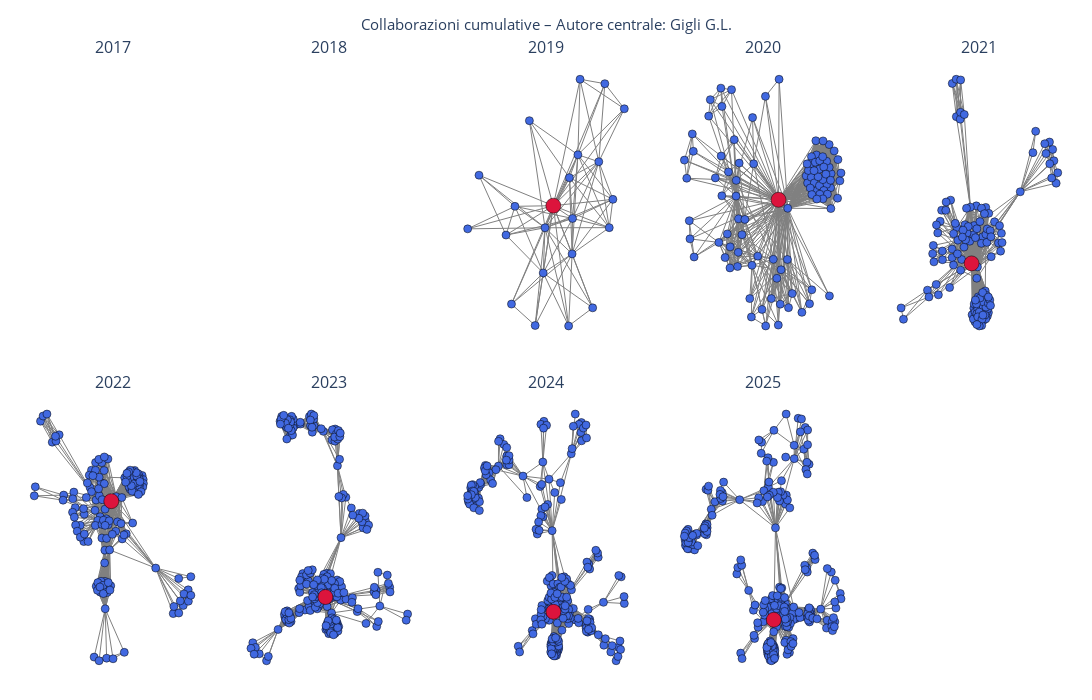

This figure's notebook cell:
### Markdown cell above
### Terzo grafo: 
collaborazioni con l'autore più centrale di tutti gli anni (2017-2025)

### Code cell
import networkx as nx
import plotly.graph_objects as go
from plotly.subplots import make_subplots

# ============================================================
# GRAFO TOTALE E AUTORE CENTRALE
# ============================================================
G_totale = nx.compose_all(grafi_per_anno.values())
central_author = max(G_totale.degree, key=lambda x: x[1])[0]

# ============================================================
# GRAFI CUMULATIVI
# ============================================================
grafi_cumulativi = {}
G_cum = nx.Graph()

for anno in sorted(grafi_per_anno):
    G_cum = nx.compose(G_cum, grafi_per_anno[anno])
    grafi_cumulativi[anno] = G_cum.copy()

# ============================================================
# LAYOUT (centrale fisso + normalizzazione)
# ============================================================
def compute_layout(G, central):
    pos = nx.spring_layout(
        G,
        seed=42,
        pos={central: (0, 0)},
        fixed=[central],
        k=0.5,
        iterations=200
    )

    xs, ys = zip(*pos.values())
    min_x, max_x = min(xs), max(xs)
    min_y, max_y = min(ys), max(ys)

    for n, (x, y) in pos.items():
        pos[n] = (
            -1.1 + 2.2 * (x - min_x) / (max_x - min_x) if max_x > min_x else 0,
            -1.1 + 2.2 * (y - min_y) / (max_y - min_y) if max_y > min_y else 0
        )
    return pos

# ============================================================
# FUNZIONE PLOT
# ============================================================
def plot_graph(G, pos, central):
    edge_x, edge_y = [], []
    for u, v in G.edges():
        edge_x += [pos[u][0], pos[v][0], None]
        edge_y += [pos[u][1], pos[v][1], None]

    edge = go.Scatter(
        x=edge_x, y=edge_y,
        mode="lines",
        line=dict(width=1, color="gray"),
        hoverinfo="none",
        showlegend=False
    )

    node_x, node_y, text = [], [], []
    for n in G.nodes():
        if n == central:
            continue
        node_x.append(pos[n][0])
        node_y.append(pos[n][1])
        text.append(f"{n}<br>Collaborazioni: {G.degree(n)}")

    nodes = go.Scatter(
        x=node_x, y=node_y,
        mode="markers",
        hoverinfo="text",
        text=text,
        marker=dict(size=8, color="royalblue", line=dict(width=0.5, color="black")),
        showlegend=False
    )

    x_c, y_c = pos[central]
    central_node = go.Scatter(
        x=[x_c], y=[y_c],
        mode="markers",
        hoverinfo="text",
        text=[f"{central}<br>Collaborazioni: {G.degree(central)}"],
        marker=dict(size=15, color="crimson", line=dict(width=0.5, color="black")),
        showlegend=False
    )

    return edge, nodes, central_node

# ============================================================
# SUBPLOT STATICO (2 x N)
# ============================================================
anni = sorted(grafi_cumulativi)
cols = min(5, len(anni))
rows = (len(anni) + cols - 1) // cols

fig = make_subplots(
    rows=rows,
    cols=cols,
    subplot_titles=[
        f"{a}" for a in anni
    ],
    horizontal_spacing=0.03,
    vertical_spacing=0.08
)

for i, anno in enumerate(anni):
    G = grafi_cumulativi[anno]

    if central_author not in G:
        continue

    nodes_cc = nx.node_connected_component(G, central_author)
    G_sub = G.subgraph(nodes_cc).copy()
    pos = compute_layout(G_sub, central_author)

    edge, nodes, central = plot_graph(G_sub, pos, central_author)

    r = i // cols + 1
    c = i % cols + 1

    fig.add_traces([edge, nodes, central], rows=r, cols=c)

# ============================================================
# LAYOUT FINALE
# ============================================================
fig.update_layout(
    height=350 * rows,
    width=300 * cols,
    paper_bgcolor="white",
    plot_bgcolor="white",
    font=dict(size=11),
    title=f"Collaborazioni cumulative – Autore centrale: {central_author}",
    title_x=0.5,
    margin=dict(l=20, r=20, t=60, b=20)
)

for r in range(1, rows + 1):
    for c in range(1, cols + 1):
        fig.update_xaxes(visible=False, row=r, col=c)
        fig.update_yaxes(visible=False, row=r, col=c)

fig.show()

### Figure 1 — Plotly figure (JSON) as saved in the notebook; plotly's stock layout.template omitted (floating-point values rounded to 4 significant figures; data arrays with more than 128 entries replaced by an {"elided": "..."} marker saying what was removed)
{"data": [{"hoverinfo": "none", "line": {"color": "gray", "width": 1}, "mode": "lines", "showlegend": false, "type": "scatter", "x": {"elided": "270 float values"}, "xaxis": "x3", "y": {"elided": "270 float values"}, "yaxis": "y3"}, {"hoverinfo": "text", "marker": {"color": "royalblue", "line": {"color": "black", "width": 0.5}, "size": 8}, "mode": "markers", "showlegend": false, "text": ["Bax F.<br>Collaborazioni: 5", "André-Obadia N.<br>Collaborazioni: 5", "Pellitteri G.<br>Collaborazioni: 3", "Valente M.<br>Collaborazioni: 18", "Fabris M.<br>Collaborazioni: 8", "Nilo A.<br>Collaborazioni: 6", "Merlino G.<br>Collaborazioni: 10", "Smeralda C.<br>Collaborazioni: 4", "Serafini A.<br>Collaborazioni: 5", "Bernardini A.<br>Collaborazioni: 11", "Vogrig A.<br>Collaborazioni: 12", "Rheims S.<br>Collaborazioni: 5", "Corazza E.<br>Collaborazioni: 13", "Segatti S.<br>Collaborazioni: 8", "Lorenzut S.<br>Collaborazioni: 5", "Honnorat J.<br>Collaborazioni: 11", "Bastien B.<br>Collaborazioni: 5", "Cargnelutti D.<br>Collaborazioni: 5", "de Biase S.<br>Collaborazioni: 7", "Marini A.<br>Collaborazioni: 9", "Romano G.<br>Collaborazioni: 4"], "type": "scatter", "x": [-0.4849, 1.1, -1.1, -0.0136, 0.9394, -0.5616, -0.03906, -0.233, -0.1521, 0.3726, 0.4481, 0.4784, 0.3666, 0.8885, 0.6556, 0.7415, 0.8263, 0.3176, -0.4359, 0.3288, -0.9412], "xaxis": "x3", "y": [-0.905, 0.8369, -0.2341, -0.2245, 0.02879, -0.2893, -0.6274, 0.7306, -1.096, -0.1414, 0.4264, 1.1, -0.4573, -0.2234, -0.9385, 0.3646, 1.061, -1.1, -0.03349, 0.2223, 0.2445], "yaxis": "y3"}, {"hoverinfo": "text", "marker": {"color": "crimson", "line": {"color": "black", "width": 0.5}, "size": 15}, "mode": "markers", "showlegend": false, "text": ["Gigli G.L.<br>Collaborazioni: 21"], "type": "scatter", "x": [0.1029], "xaxis": "x3", "y": [-0.02747], "yaxis": "y3"}, {"hoverinfo": "none", "line": {"color": "gray", "width": 1}, "mode": "lines", "showlegend": false, "type": "scatter", "x": {"elided": "3717 float values"}, "xaxis": "x4", "y": {"elided": "3717 float values"}, "yaxis": "y4"}, {"hoverinfo": "text", "marker": {"color": "royalblue", "line": {"color": "black", "width": 0.5}, "size": 8}, "mode": "markers", "showlegend": false, "text": ["de Biase S.<br>Collaborazioni: 7", "Pellitteri G.<br>Collaborazioni: 4", "Valente M.<br>Collaborazioni: 84", "Merlino G.<br>Collaborazioni: 20", "Bax F.<br>Collaborazioni: 8", "Serafini A.<br>Collaborazioni: 5", "Corazza E.<br>Collaborazioni: 21", "Nilo A.<br>Collaborazioni: 19", "Bernardini A.<br>Collaborazioni: 17", "Vogrig A.<br>Collaborazioni: 30", "Marini A.<br>Collaborazioni: 22", "Segatti S.<br>Collaborazioni: 14", "Fabris M.<br>Collaborazioni: 18", "Honnorat J.<br>Collaborazioni: 17", "Smeralda C.<br>Collaborazioni: 15", "Lorenzut S.<br>Collaborazioni: 18", "Cargnelutti D.<br>Collaborazioni: 5", "Romano G.<br>Collaborazioni: 4", "Bastien B.<br>Collaborazioni: 5", "André-Obadia N.<br>Collaborazioni: 5", "Rheims S.<br>Collaborazioni: 5", "Biasotto A.<br>Collaborazioni: 8", "Curcio F.<br>Collaborazioni: 18", "Miotti V.<br>Collaborazioni: 8", "Tascini C.<br>Collaborazioni: 8", "Crespel A.<br>Collaborazioni: 5", "Genton P.<br>Collaborazioni: 5", "Macorig G.<br>Collaborazioni: 5", "Gélisse P.<br>Collaborazioni: 5", "del Negro I.<br>Collaborazioni: 7", "Tereshko Y.<br>Collaborazioni: 7", "Piani A.<br>Collaborazioni: 7", "Rudakou U.<br>Collaborazioni: 43", "Futhey N.C.<br>Collaborazioni: 40", "Krohn L.<br>Collaborazioni: 43", "Ruskey J.A.<br>Collaborazioni: 43", "Heilbron K.<br>Collaborazioni: 40", "Cannon P.<br>Collaborazioni: 40", "Alam A.<br>Collaborazioni: 40", "Arnulf I.<br>Collaborazioni: 43", "Hu M.T.M.<br>Collaborazioni: 43", "Montplaisir J.Y.<br>Collaborazioni: 43", "Gagnon J.-F.<br>Collaborazioni: 43", "Désautels A.<br>Collaborazioni: 43", "Dauvilliers Y.<br>Collaborazioni: 43", "Toffoli M.<br>Collaborazioni: 43", "Högl B.<br>Collaborazioni: 43", "Stefani A.<br>Collaborazioni: 43", "Holzknecht E.<br>Collaborazioni: 40", "Šonka K.<br>Collaborazioni: 43", "Kemlink D.<br>Collaborazioni: 43", "Öertel W.<br>Collaborazioni: 43", "Janzen A.<br>Collaborazioni: 40", "Plazzi G.<br>Collaborazioni: 43", "Antelmi E.<br>Collaborazioni: 43", "Figorilli M.<br>Collaborazioni: 43", "Puligheddu M.<br>Collaborazioni: 43", "Mollenhauer B.<br>Collaborazioni: 43", "Trenkwalder C.<br>Collaborazioni: 43", "Sixel-Döring F.<br>Collaborazioni: 43", "Cochen-de Cock V.<br>Collaborazioni: 43", "Charley-Monaca C.C.<br>Collaborazioni: 43", "Heidbreder A.<br>Collaborazioni: 43", "Ferini‑Strambi L.<br>Collaborazioni: 43", "Dijkstra F.<br>Collaborazioni: 43", "Viaene M.<br>Collaborazioni: 43", "Abril B.<br>Collaborazioni: 43", "Boeve B.F.<br>Collaborazioni: 43", "Postuma R.B.<br>Collaborazioni: 43", "Rouleau G.A.<br>Collaborazioni: 43", "Gan-Or Z.<br>Collaborazioni: 43", "Leveille E.<br>Collaborazioni: 37", "Asayesh F.<br>Collaborazioni: 37", "Espay A.J.<br>Collaborazioni: 37", "Janes F.<br>Collaborazioni: 3", "Morassi M.<br>Collaborazioni: 6", "Bagatto D.<br>Collaborazioni: 6", "Cobelli M.<br>Collaborazioni: 6", "D'Agostini S.<br>Collaborazioni: 6", "Bnà C.<br>Collaborazioni: 6", "Sponza M.<br>Collaborazioni: 10", "Surcinelli A.<br>Collaborazioni: 10", "Pez S.<br>Collaborazioni: 10", "Vit A.<br>Collaborazioni: 10", "Gavrilovic V.<br>Collaborazioni: 10", "Pessa M.E.<br>Collaborazioni: 6", "Volpetti S.<br>Collaborazioni: 6", "Pegolo E.<br>Collaborazioni: 6", "Pauletto G.<br>Collaborazioni: 6", "Verriello L.<br>Collaborazioni: 6", "Dolso P.<br>Collaborazioni: 3", "Valent F.<br>Collaborazioni: 14", "Brigo F.<br>Collaborazioni: 14", "Iacono D.<br>Collaborazioni: 14", "Passadore P.<br>Collaborazioni: 14", "Rana M.<br>Collaborazioni: 14"], "type": "scatter", "x": [-0.127, 0.03844, 0.3513, 0.1489, -0.01036, 0.219, -0.1505, -0.3721, -0.291, -0.3744, -0.0689, -0.3534, -0.3401, -0.6156, 0.3468, 0.2577, -0.1816, -0.1426, -0.9634, -1.022, -1.031, -0.4816, -0.2508, -0.5737, -0.3304, -0.9887, -0.9744, -1.067, -1.1, 0.6576, 0.6893, 0.5506, 0.6105, 0.9335, 0.9528, 0.6302, 1.004, 1.057, 1.084, 0.756, 0.8974, 0.7402, 0.6845, 0.9604, 0.6823, 0.6792, 0.7386, 0.7253, 0.7463, 0.6667, 0.641, 0.7966, 0.8476, 0.8586, 0.9093, 0.9339, 0.8979, 0.8449, 0.8005, 0.8428, 0.8019, 0.6905, 0.778, 0.8449, 0.7953, 0.7603, 0.8578, 0.6229, 0.721, 0.8873, 0.9529, 1.052, 1.1, 0.9573, 0.9372, -0.7586, -0.4379, -0.5876, -0.7359, -0.5724, 0.1216, 0.1986, 0.3623, 0.2472, 0.4152, -0.3999, -0.5834, -0.6654, 0.04197, -0.1589, 0.23, -0.4574, -0.3438, -0.5287, -0.4599, -0.4975], "xaxis": "x4", "y": [0.3462, 0.9475, -0.05061, -0.5061, -0.9529, -1.092, -0.5594, 0.1984, -0.2862, 0.05824, -0.4774, -0.57, -0.144, -0.3554, -0.5069, -0.5989, -0.8561, 0.7583, -0.485, -0.3233, -0.1616, 0.274, -0.1501, 0.06032, 0.3522, 0.6123, 0.4574, 0.2174, 0.3791, -0.9024, -0.7777, -0.9789, 0.2381, 0.5177, 0.1324, 0.1752, 0.4609, 0.3835, 0.1942, 0.4247, 0.1623, 0.1028, 0.4099, 0.2584, 0.2261, 0.3471, 0.3601, 0.1757, 0.5517, 0.1301, 0.2866, 0.151, 0.5503, 0.1079, 0.07551, 0.3146, 0.3689, 0.2047, 0.373, 0.4097, 0.07488, 0.07136, 0.2304, 0.0333, 0.2981, 0.0315, 0.3173, 0.3455, 0.2846, 0.2539, 0.1991, 0.03932, 0.2642, -0.05309, -0.8321, 0.7715, 1.008, 1.021, 0.9181, 0.8575, -0.8556, -0.6755, -0.9367, -0.9057, -0.8112, 0.5615, 0.4156, 0.2204, -1.1, -1.02, 1.1, -0.3947, -0.4436, -0.49, -0.5826, -0.2792], "yaxis": "y4"}, {"hoverinfo": "text", "marker": {"color": "crimson", "line": {"color": "black", "width": 0.5}, "size": 15}, "mode": "markers", "showlegend": false, "text": ["Gigli G.L.<br>Collaborazioni: 96"], "type": "scatter", "x": [0.2222], "xaxis": "x4", "y": [0.02527], "yaxis": "y4"}, {"hoverinfo": "none", "line": {"color": "gray", "width": 1}, "mode": "lines", "showlegend": false, "type": "scatter", "x": {"elided": "4998 float values"}, "xaxis": "x5", "y": {"elided": "4998 float values"}, "yaxis": "y5"}, {"hoverinfo": "text", "marker": {"color": "royalblue", "line": {"color": "black", "width": 0.5}, "size": 8}, "mode": "markers", "showlegend": false, "text": {"elided": "132 str values"}, "type": "scatter", "x": {"elided": "132 float values"}, "xaxis": "x5", "y": {"elided": "132 float values"}, "yaxis": "y5"}, {"hoverinfo": "text", "marker": {"color": "crimson", "line": {"color": "black", "width": 0.5}, "size": 15}, "mode": "markers", "showlegend": false, "text": ["Gigli G.L.<br>Collaborazioni: 112"], "type": "scatter", "x": [-0.1107], "xaxis": "x5", "y": [-0.5422], "yaxis": "y5"}, {"hoverinfo": "none", "line": {"color": "gray", "width": 1}, "mode": "lines", "showlegend": false, "type": "scatter", "x": {"elided": "5535 float values"}, "xaxis": "x6", "y": {"elided": "5535 float values"}, "yaxis": "y6"}, {"hoverinfo": "text", "marker": {"color": "royalblue", "line": {"color": "black", "width": 0.5}, "size": 8}, "mode": "markers", "showlegend": false, "text": {"elided": "153 str values"}, "type": "scatter", "x": {"elided": "153 float values"}, "xaxis": "x6", "y": {"elided": "153 float values"}, "yaxis": "y6"}, {"hoverinfo": "text", "marker": {"color": "crimson", "line": {"color": "black", "width": 0.5}, "size": 15}, "mode": "markers", "showlegend": false, "text": ["Gigli G.L.<br>Collaborazioni: 112"], "type": "scatter", "x": [-0.01792], "xaxis": "x6", "y": [0.3233], "yaxis": "y6"}, {"hoverinfo": "none", "line": {"color": "gray", "width": 1}, "mode": "lines", "showlegend": false, "type": "scatter", "x": {"elided": "7233 float values"}, "xaxis": "x7", "y": {"elided": "7233 float values"}, "yaxis": "y7"}, {"hoverinfo": "text", "marker": {"color": "royalblue", "line": {"color": "black", "width": 0.5}, "size": 8}, "mode": "markers", "showlegend": false, "text": {"elided": "223 str values"}, "type": "scatter", "x": {"elided": "223 float values"}, "xaxis": "x7", "y": {"elided": "223 float values"}, "yaxis": "y7"}, {"hoverinfo": "text", "marker": {"color": "crimson", "line": {"color": "black", "width": 0.5}, "size": 15}, "mode": "markers", "showlegend": false, "text": ["Gigli G.L.<br>Collaborazioni: 118"], "type": "scatter", "x": [-0.05394], "xaxis": "x7", "y": [-0.5316], "yaxis": "y7"}, {"hoverinfo": "none", "line": {"color": "gray", "width": 1}, "mode": "lines", "showlegend": false, "type": "scatter", "x": {"elided": "7371 float values"}, "xaxis": "x8", "y": {"elided": "7371 float values"}, "yaxis": "y8"}, {"hoverinfo": "text", "marker": {"color": "royalblue", "line": {"color": "black", "width": 0.5}, "size": 8}, "mode": "markers", "showlegend": false, "text": {"elided": "241 str values"}, "type": "scatter", "x": {"elided": "241 float values"}, "xaxis": "x8", "y": {"elided": "241 float values"}, "yaxis": "y8"}, {"hoverinfo": "text", "marker": {"color": "crimson", "line": {"color": "black", "width": 0.5}, "size": 15}, "mode": "markers", "showlegend": false, "text": ["Gigli G.L.<br>Collaborazioni: 118"], "type": "scatter", "x": [0.1045], "xaxis": "x8", "y": [-0.6638], "yaxis": "y8"}, {"hoverinfo": "none", "line": {"color": "gray", "width": 1}, "mode": "lines", "showlegend": false, "type": "scatter", "x": {"elided": "7560 float values"}, "xaxis": "x9", "y": {"elided": "7560 float values"}, "yaxis": "y9"}, {"hoverinfo": "text", "marker": {"color": "royalblue", "line": {"color": "black", "width": 0.5}, "size": 8}, "mode": "markers", "showlegend": false, "text": {"elided": "259 str values"}, "type": "scatter", "x": {"elided": "259 float values"}, "xaxis": "x9", "y": {"elided": "259 float values"}, "yaxis": "y9"}, {"hoverinfo": "text", "marker": {"color": "crimson", "line": {"color": "black", "width": 0.5}, "size": 15}, "mode": "markers", "showlegend": false, "text": ["Gigli G.L.<br>Collaborazioni: 118"], "type": "scatter", "x": [0.1552], "xaxis": "x9", "y": [-0.735], "yaxis": "y9"}], "layout": {"annotations": [{"font": {"size": 16}, "showarrow": false, "text": "2017", "x": 0.088, "xanchor": "center", "xref": "paper", "y": 1, "yanchor": "bottom", "yref": "paper"}, {"font": {"size": 16}, "showarrow": false, "text": "2018", "x": 0.294, "xanchor": "center", "xref": "paper", "y": 1, "yanchor": "bottom", "yref": "paper"}, {"font": {"size": 16}, "showarrow": false, "text": "2019", "x": 0.5, "xanchor": "center", "xref": "paper", "y": 1, "yanchor": "bottom", "yref": "paper"}, {"font": {"size": 16}, "showarrow": false, "text": "2020", "x": 0.706, "xanchor": "center", "xref": "paper", "y": 1, "yanchor": "bottom", "yref": "paper"}, {"font": {"size": 16}, "showarrow": false, "text": "2021", "x": 0.912, "xanchor": "center", "xref": "paper", "y": 1, "yanchor": "bottom", "yref": "paper"}, {"font": {"size": 16}, "showarrow": false, "text": "2022", "x": 0.088, "xanchor": "center", "xref": "paper", "y": 0.46, "yanchor": "bottom", "yref": "paper"}, {"font": {"size": 16}, "showarrow": false, "text": "2023", "x": 0.294, "xanchor": "center", "xref": "paper", "y": 0.46, "yanchor": "bottom", "yref": "paper"}, {"font": {"size": 16}, "showarrow": false, "text": "2024", "x": 0.5, "xanchor": "center", "xref": "paper", "y": 0.46, "yanchor": "bottom", "yref": "paper"}, {"font": {"size": 16}, "showarrow": false, "text": "2025", "x": 0.706, "xanchor": "center", "xref": "paper", "y": 0.46, "yanchor": "bottom", "yref": "paper"}], "font": {"size": 11}, "height": 700, "margin": {"b": 20, "l": 20, "r": 20, "t": 60}, "paper_bgcolor": "white", "plot_bgcolor": "white", "title": {"text": "Collaborazioni cumulative – Autore centrale: Gigli G.L.", "x": 0.5}, "width": 1500, "xaxis": {"anchor": "y", "domain": [0, 0.176], "visible": false}, "xaxis10": {"anchor": "y10", "domain": [0.824, 1], "visible": false}, "xaxis2": {"anchor": "y2", "domain": [0.206, 0.382], "visible": false}, "xaxis3": {"anchor": "y3", "domain": [0.412, 0.588], "visible": false}, "xaxis4": {"anchor": "y4", "domain": [0.618, 0.794], "visible": false}, "xaxis5": {"anchor": "y5", "domain": [0.824, 1], "visible": false}, "xaxis6": {"anchor": "y6", "domain": [0, 0.176], "visible": false}, "xaxis7": {"anchor": "y7", "domain": [0.206, 0.382], "visible": false}, "xaxis8": {"anchor": "y8", "domain": [0.412, 0.588], "visible": false}, "xaxis9": {"anchor": "y9", "domain": [0.618, 0.794], "visible": false}, "yaxis": {"anchor": "x", "domain": [0.54, 1], "visible": false}, "yaxis10": {"anchor": "x10", "domain": [0, 0.46], "visible": false}, "yaxis2": {"anchor": "x2", "domain": [0.54, 1], "visible": false}, "yaxis3": {"anchor": "x3", "domain": [0.54, 1], "visible": false}, "yaxis4": {"anchor": "x4", "domain": [0.54, 1], "visible": false}, "yaxis5": {"anchor": "x5", "domain": [0.54, 1], "visible": false}, "yaxis6": {"anchor": "x6", "domain": [0, 0.46], "visible": false}, "yaxis7": {"anchor": "x7", "domain": [0, 0.46], "visible": false}, "yaxis8": {"anchor": "x8", "domain": [0, 0.46], "visible": false}, "yaxis9": {"anchor": "x9", "domain": [0, 0.46], "visible": false}}}
